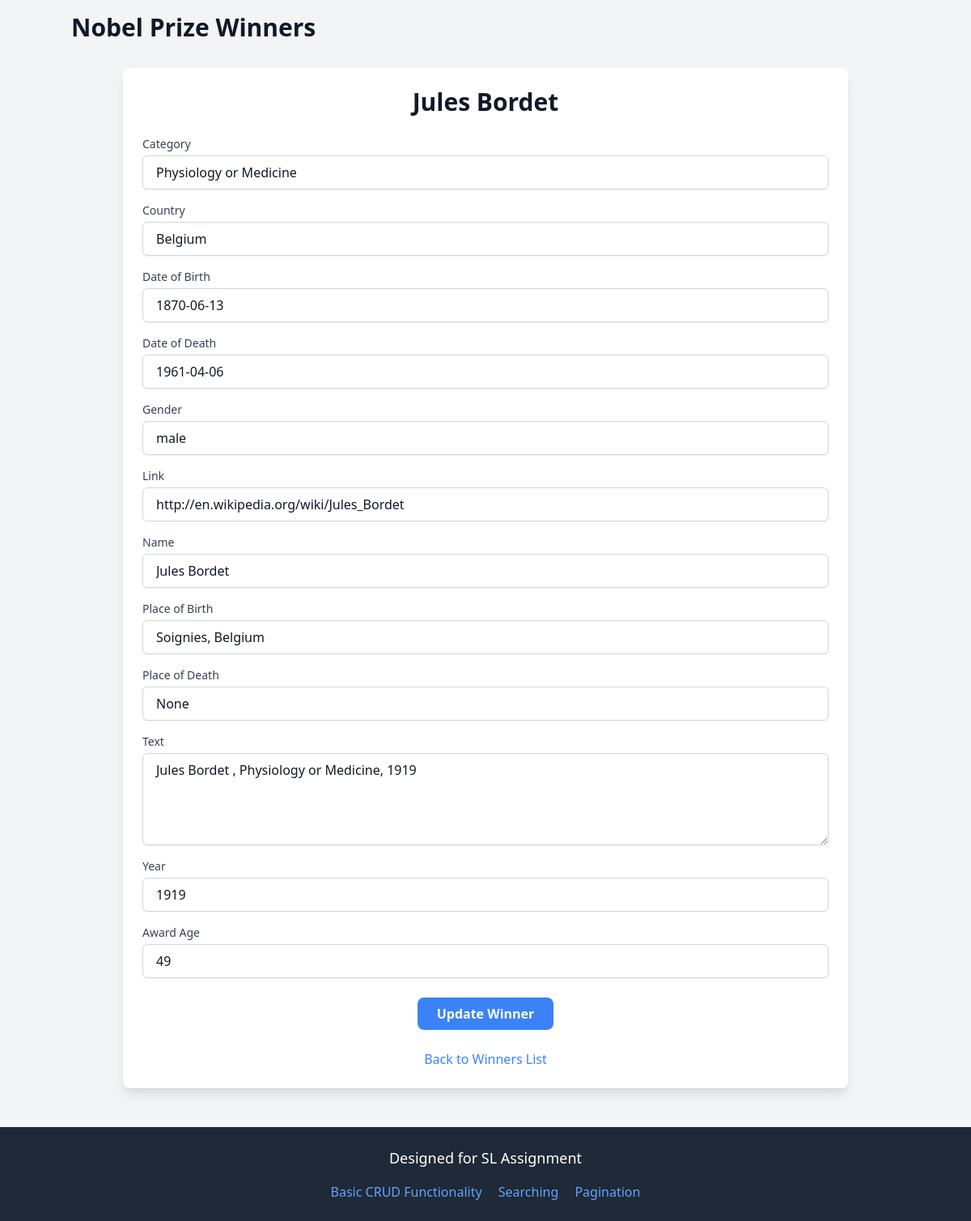
Page /update/5 on the committed database.
### server.py (models this page shows, shortened)
class Winner(db.Model):
    __tablename__ = 'winners'
    id = db.Column(db.Integer, primary_key=True)
    category = db.Column(db.String)
    country = db.Column(db.String)
    date_of_birth = db.Column(db.String)
    date_of_death = db.Column(db.String)
    gender = db.Column(db.String)
    link = db.Column(db.String)
    name = db.Column(db.String)
    place_of_birth = db.Column(db.String)
    place_of_death = db.Column(db.String)
    text = db.Column(db.Text)
    year = db.Column(db.Integer)
    award_age = db.Column(db.Integer)

### server.py (the view, shortened to what this page needs)
@app.route("/update/<int:winner_id>", methods=["GET", "POST"])
def update_winner(winner_id):
    winner = Winner.query.get_or_404(winner_id)
    return render_template("update_winner.html", winner=winner)

### templates/update_winner.html (shortened to what this page needs)
{% extends "base.html" %}
{% block content %}
<h1 class="text-3xl font-bold mb-4">Nobel Prize Winners</h1>
<div class="max-w-4xl mx-auto mt-8 p-6 bg-white shadow-lg rounded-lg">
    <h1 class="text-3xl font-bold text-center mb-6">{{ winner.name }}</h1>
    <form method="POST">
        <div class="mb-4">
            <label for="category" class="block text-sm font-medium text-gray-700">Category</label>
            <input type="text" name="category" value="{{ winner.category }}" id="category"
                   class="mt-1 block w-full px-4 py-2 border border-gray-300 rounded-md shadow-sm focus:outline-none focus:ring-2 focus:ring-blue-500 focus:border-blue-500"
                   required>
        </div>
        <div class="mb-4">
            <label for="country" class="block text-sm font-medium text-gray-700">Country</label>
            <input type="text" name="country" value="{{ winner.country }}" id="country"
                   class="mt-1 block w-full px-4 py-2 border border-gray-300 rounded-md shadow-sm focus:outline-none focus:ring-2 focus:ring-blue-500 focus:border-blue-500"
                   required>
        </div>
        <div class="mb-4">
            <label for="date_of_birth" class="block text-sm font-medium text-gray-700">Date of Birth</label>
            <input type="text" name="date_of_birth" value="{{ winner.date_of_birth }}" id="date_of_birth"
                   class="mt-1 block w-full px-4 py-2 border border-gray-300 rounded-md shadow-sm focus:outline-none focus:ring-2 focus:ring-blue-500 focus:border-blue-500"
                   required>
        </div>
        <div class="mb-4">
            <label for="date_of_death" class="block text-sm font-medium text-gray-700">Date of Death</label>
            <input type="text" name="date_of_death" value="{{ winner.date_of_death }}" id="date_of_death"
                   class="mt-1 block w-full px-4 py-2 border border-gray-300 rounded-md shadow-sm focus:outline-none focus:ring-2 focus:ring-blue-500 focus:border-blue-500">
        </div>
        <div class="mb-4">
            <label for="gender" class="block text-sm font-medium text-gray-700">Gender</label>
            <input type="text" name="gender" value="{{ winner.gender }}" id="gender"
                   class="mt-1 block w-full px-4 py-2 border border-gray-300 rounded-md shadow-sm focus:outline-none focus:ring-2 focus:ring-blue-500 focus:border-blue-500"
                   required>
        </div>
        <div class="mb-4">
            <label for="link" class="block text-sm font-medium text-gray-700">Link</label>
            <input type="text" name="link" value="{{ winner.link }}" id="link"
                   class="mt-1 block w-full px-4 py-2 border border-gray-300 rounded-md shadow-sm focus:outline-none focus:ring-2 focus:ring-blue-500 focus:border-blue-500">
        </div>
        <div class="mb-4">
            <label for="name" class="block text-sm font-medium text-gray-700">Name</label>
            <input type="text" name="name" value="{{ winner.name }}" id="name"
                   class="mt-1 block w-full px-4 py-2 border border-gray-300 rounded-md shadow-sm focus:outline-none focus:ring-2 focus:ring-blue-500 focus:border-blue-500"
                   required>
        </div>
        <div class="mb-4">
            <label for="place_of_birth" class="block text-sm font-medium text-gray-700">Place of Birth</label>
            <input type="text" name="place_of_birth" value="{{ winner.place_of_birth }}" id="place_of_birth"
                   class="mt-1 block w-full px-4 py-2 border border-gray-300 rounded-md shadow-sm focus:outline-none focus:ring-2 focus:ring-blue-500 focus:border-blue-500"
                   required>
        </div>
        <div class="mb-4">
            <label for="place_of_death" class="block text-sm font-medium text-gray-700">Place of Death</label>
            <input type="text" name="place_of_death" value="{{ winner.place_of_death }}" id="place_of_death"
                   class="mt-1 block w-full px-4 py-2 border border-gray-300 rounded-md shadow-sm focus:outline-none focus:ring-2 focus:ring-blue-500 focus:border-blue-500">
        </div>
        <div class="mb-4">
            <label for="text" class="block text-sm font-medium text-gray-700">Text</label>
            <textarea name="text" id="text" rows="4"
                      class="mt-1 block w-full px-4 py-2 border border-gray-300 rounded-md shadow-sm focus:outline-none focus:ring-2 focus:ring-blue-500 focus:border-blue-500"
                      required>{{ winner.text }}</textarea>
        </div>
        <div class="mb-4">
            <label for="year" class="block text-sm font-medium text-gray-700">Year</label>
            <input type="number" name="year" value="{{ winner.year }}" id="year"
                   class="mt-1 block w-full px-4 py-2 border border-gray-300 rounded-md shadow-sm focus:outline-none focus:ring-2 focus:ring-blue-500 focus:border-blue-500"
                   required>
        </div>
        <div class="mb-6">
            <label for="award_age" class="block text-sm font-medium text-gray-700">Award Age</label>
            <input type="number" name="award_age" value="{{ winner.award_age }}" id="award_age"
                   class="mt-1 block w-full px-4 py-2 border border-gray-300 rounded-md shadow-sm focus:outline-none focus:ring-2 focus:ring-blue-500 focus:border-blue-500"
                   required>
        </div>
        <div class="flex justify-center">
            <button type="submit"
                    class="bg-blue-500 hover:bg-blue-700 text-white font-bold py-2 px-6 rounded-lg focus:outline-none focus:ring-2 focus:ring-blue-500 focus:ring-offset-2">
                Update Winner
            </button>
        </div>
    </form>
    <div class="mt-6 text-center">
        <a href="{{ url_for('index') }}" class="text-blue-500 hover:underline">Back to Winners List</a>
    </div>
</div>
{% endblock %}

### rows in the picture
Winner: name "Jules Bordet", category "Physiology or Medicine", country "Belgium", date_of_birth "1870-06-13", date_of_death "1961-04-06", gender "male", link "http://en.wikipedia.org/wiki/Jules_Bordet", place_of_birth "Soignies, Belgium", place_of_death "None", text "Jules Bordet , Physiology or Medicine, 1919", year "1919", award_age "49"
